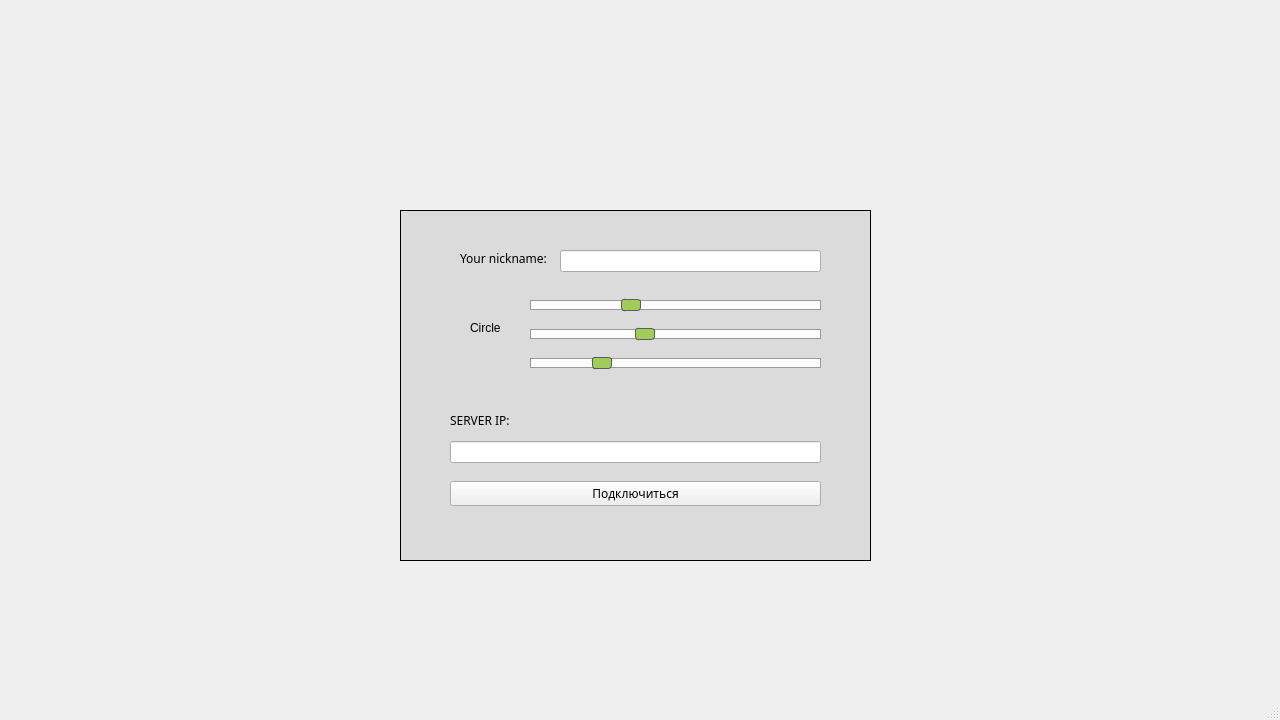
<?xml version="1.0" encoding="UTF-8"?>
<ui version="4.0">
 <class>MainWindow</class>
 <widget class="QMainWindow" name="MainWindow">
  <property name="geometry">
   <rect>
    <x>0</x>
    <y>0</y>
    <width>1280</width>
    <height>720</height>
   </rect>
  </property>
  <property name="windowTitle">
   <string>MainWindow</string>
  </property>
  <property name="styleSheet">
   <string notr="true"/>
  </property>
  <widget class="QWidget" name="centralwidget">
   <property name="styleSheet">
    <string notr="true">QMainWindow{background: url(:/images/2738.jpg)}
</string>
   </property>
   <widget class="QFrame" name="frame">
    <property name="enabled">
     <bool>true</bool>
    </property>
    <property name="geometry">
     <rect>
      <x>400</x>
      <y>210</y>
      <width>471</width>
      <height>351</height>
     </rect>
    </property>
    <property name="styleSheet">
     <string notr="true">#frame{
	background-color: rgb(25, 25, 25, 23);
}</string>
    </property>
    <property name="frameShape">
     <enum>QFrame::Box</enum>
    </property>
    <property name="frameShadow">
     <enum>QFrame::Plain</enum>
    </property>
    <widget class="QLabel" name="circle_pos">
     <property name="geometry">
      <rect>
       <x>70</x>
       <y>110</y>
       <width>31</width>
       <height>16</height>
      </rect>
     </property>
     <property name="text">
      <string>Circle</string>
     </property>
    </widget>
    <widget class="QLabel" name="label">
     <property name="geometry">
      <rect>
       <x>60</x>
       <y>40</y>
       <width>141</width>
       <height>16</height>
      </rect>
     </property>
     <property name="font">
      <font>
       <family>Myriad Pro Light</family>
       <pointsize>9</pointsize>
      </font>
     </property>
     <property name="styleSheet">
      <string notr="true"/>
     </property>
     <property name="text">
      <string>Your nickname:</string>
     </property>
    </widget>
    <widget class="QLineEdit" name="lineEdit">
     <property name="geometry">
      <rect>
       <x>160</x>
       <y>40</y>
       <width>261</width>
       <height>22</height>
      </rect>
     </property>
     <property name="focusPolicy">
      <enum>Qt::StrongFocus</enum>
     </property>
    </widget>
    <widget class="QWidget" name="verticalLayoutWidget">
     <property name="geometry">
      <rect>
       <x>50</x>
       <y>219</y>
       <width>371</width>
       <height>91</height>
      </rect>
     </property>
     <layout class="QVBoxLayout" name="verticalLayout">
      <item>
       <widget class="QLineEdit" name="serverIpEdit">
        <property name="focusPolicy">
         <enum>Qt::StrongFocus</enum>
        </property>
        <property name="inputMask">
         <string/>
        </property>
        <property name="text">
         <string/>
        </property>
       </widget>
      </item>
      <item>
       <widget class="QPushButton" name="connectButton">
        <property name="minimumSize">
         <size>
          <width>82</width>
          <height>24</height>
         </size>
        </property>
        <property name="font">
         <font>
          <family>Myriad Pro Light</family>
         </font>
        </property>
        <property name="focusPolicy">
         <enum>Qt::NoFocus</enum>
        </property>
        <property name="styleSheet">
         <string notr="true">QPushButton {
     border: 1px solid #8f8f91;
     border-radius: 3px;
     background-color: qlineargradient(x1: 0, y1: 0, x2: 0, y2: 1,
                                       stop: 0 #f6f7fa, stop: 1 #f6f7fa);
     min-width: 80px;
 }

 QPushButton:pressed {
     background-color: qlineargradient(x1: 0, y1: 0, x2: 0, y2: 1,
                                       stop: 0 #a0cd58, stop: 1 #bff774);
 }

 QPushButton:flat {
     border: none; /* для плоской кнопки границы нет */
 }

 QPushButton:default {
     border-color: navy; /* делаем кнопку по умолчанию выпуклой */
 }
Для кнопки QPushButton с меню используйте субэлемент управления ::menu-indicator.

 QPushButton:open { /* когда собственное меню кнопки раскрыто */
     background-color: qlineargradient(x1: 0, y1: 0, x2: 0, y2: 1,
                                       stop: 0 #dadbde, stop: 1 #f6f7fa);
 }

 QPushButton::menu-indicator {
     image: url(menu_indicator.png);
     subcontrol-origin: padding;
     subcontrol-position: bottom right;
 }

 QPushButton::menu-indicator:pressed, QPushButton::menu-indicator:open {
     position: relative;
     top: 2px; left: 2px; /* сдвигаем стрелку на 2 px */
 }
У кнопк</string>
        </property>
        <property name="text">
         <string>Подключиться</string>
        </property>
       </widget>
      </item>
     </layout>
    </widget>
    <widget class="QWidget" name="verticalLayoutWidget_2">
     <property name="geometry">
      <rect>
       <x>130</x>
       <y>80</y>
       <width>291</width>
       <height>91</height>
      </rect>
     </property>
     <layout class="QVBoxLayout" name="verticalLayout_2">
      <item>
       <widget class="QSlider" name="h_slider">
        <property name="focusPolicy">
         <enum>Qt::NoFocus</enum>
        </property>
        <property name="styleSheet">
         <string notr="true">QSlider::groove:horizontal {
    border: 1px solid #999999;
    height: 8px; /* the groove expands to the size of the slider by default. by giving it a height, it has a fixed size */
    background: qlineargradient(x1:0, y1:0, x2:0, y2:1, stop:0 #fcfcfc, stop:1 #fcfcfc);
    margin: 2px 0;
}

QSlider::handle:horizontal {
    background: qlineargradient(x1:0, y1:0, x2:1, y2:1, stop:0 #a0cd58, stop:1 #a0cd58);
    border: 1px solid #5c5c5c;
    width: 18px;
    margin: -2px 0; /* handle is placed by default on the contents rect of the groove. Expand outside the groove */
    border-radius: 3px;
}</string>
        </property>
        <property name="maximum">
         <number>359</number>
        </property>
        <property name="value">
         <number>120</number>
        </property>
        <property name="orientation">
         <enum>Qt::Horizontal</enum>
        </property>
       </widget>
      </item>
      <item>
       <widget class="QSlider" name="l_slider">
        <property name="focusPolicy">
         <enum>Qt::NoFocus</enum>
        </property>
        <property name="styleSheet">
         <string notr="true">QSlider::groove:horizontal {
    border: 1px solid #999999;
    height: 8px; /* the groove expands to the size of the slider by default. by giving it a height, it has a fixed size */
    background: qlineargradient(x1:0, y1:0, x2:0, y2:1, stop:0 #fcfcfc, stop:1 #fcfcfc);
    margin: 2px 0;
}

QSlider::handle:horizontal {
    background: qlineargradient(x1:0, y1:0, x2:1, y2:1, stop:0 #a0cd58, stop:1 #a0cd58);
    border: 1px solid #5c5c5c;
    width: 18px;
    margin: -2px 0; /* handle is placed by default on the contents rect of the groove. Expand outside the groove */
    border-radius: 3px;
}</string>
        </property>
        <property name="minimum">
         <number>60</number>
        </property>
        <property name="maximum">
         <number>230</number>
        </property>
        <property name="value">
         <number>126</number>
        </property>
        <property name="orientation">
         <enum>Qt::Horizontal</enum>
        </property>
       </widget>
      </item>
      <item>
       <widget class="QSlider" name="s_slider">
        <property name="focusPolicy">
         <enum>Qt::NoFocus</enum>
        </property>
        <property name="styleSheet">
         <string notr="true">QSlider::groove:horizontal {
    border: 1px solid #999999;
    height: 8px; /* the groove expands to the size of the slider by default. by giving it a height, it has a fixed size */
    background: qlineargradient(x1:0, y1:0, x2:0, y2:1, stop:0 #fcfcfc, stop:1 #fcfcfc);
    margin: 2px 0;
}

QSlider::handle:horizontal {
    background: qlineargradient(x1:0, y1:0, x2:1, y2:1, stop:0 #a0cd58, stop:1 #a0cd58);
    border: 1px solid #5c5c5c;
    width: 18px;
    margin: -2px 0; /* handle is placed by default on the contents rect of the groove. Expand outside the groove */
    border-radius: 3px;
}</string>
        </property>
        <property name="minimum">
         <number>80</number>
        </property>
        <property name="maximum">
         <number>255</number>
        </property>
        <property name="value">
         <number>120</number>
        </property>
        <property name="orientation">
         <enum>Qt::Horizontal</enum>
        </property>
       </widget>
      </item>
     </layout>
    </widget>
    <widget class="QLabel" name="serverIpLabel">
     <property name="geometry">
      <rect>
       <x>50</x>
       <y>180</y>
       <width>369</width>
       <height>61</height>
      </rect>
     </property>
     <property name="font">
      <font>
       <family>Myriad Pro Light</family>
      </font>
     </property>
     <property name="text">
      <string>SERVER IP:</string>
     </property>
    </widget>
   </widget>
  </widget>
  <widget class="QMenuBar" name="menubar">
   <property name="geometry">
    <rect>
     <x>0</x>
     <y>0</y>
     <width>1280</width>
     <height>26</height>
    </rect>
   </property>
  </widget>
  <widget class="QStatusBar" name="statusbar"/>
 </widget>
 <resources/>
 <connections/>
</ui>
